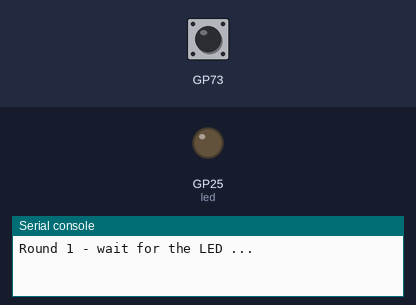
This program was run on a simulated Raspberry Pi Pico running MicroPython. Shown: output pins drawn as LEDs (lit = HIGH), the last lines printed to the serial console. Inputs (shaded band) come from the test bench. Random numbers come from a fixed seed.

Above: at 1.2 s.
1.3 s: BOOTSEL button pressed for 0.15 s
6.9 s: BOOTSEL button pressed for 3.2 s
At 17.3 s:
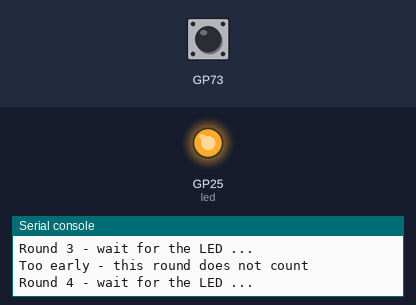
Timing chart, 0 to 17.6 s (numbered marks = the images above; inputs shaded):
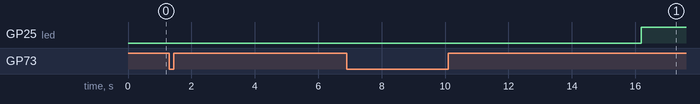

The program:

s09_challenge_gold.py
```python
import rp2
from machine import Pin
import time
import random

led = Pin("LED", Pin.OUT)
times = []

for round_number in range(1, 6):
    print("Round", round_number, "- wait for the LED ...")
    led.off()
    time.sleep(1)
    wait_ms = random.randint(2000, 5000)
    start_wait = time.ticks_ms()
    too_early = False
    while time.ticks_diff(time.ticks_ms(), start_wait) < wait_ms:
        if rp2.bootsel_button() == 1:
            too_early = True
    if too_early:
        print("Too early - this round does not count")
        continue                        # go on with the next round
    led.on()
    start = time.ticks_ms()
    while rp2.bootsel_button() == 0:
        pass
    reaction = time.ticks_diff(time.ticks_ms(), start)
    print("Reaction:", reaction, "ms")
    times.append(reaction)
    while rp2.bootsel_button() == 1:    # wait until released
        pass

led.off()
if len(times) > 0:
    print("Best:", min(times), "ms")
    print("Average:", sum(times) // len(times), "ms")
else:
    print("No valid rounds")
```
